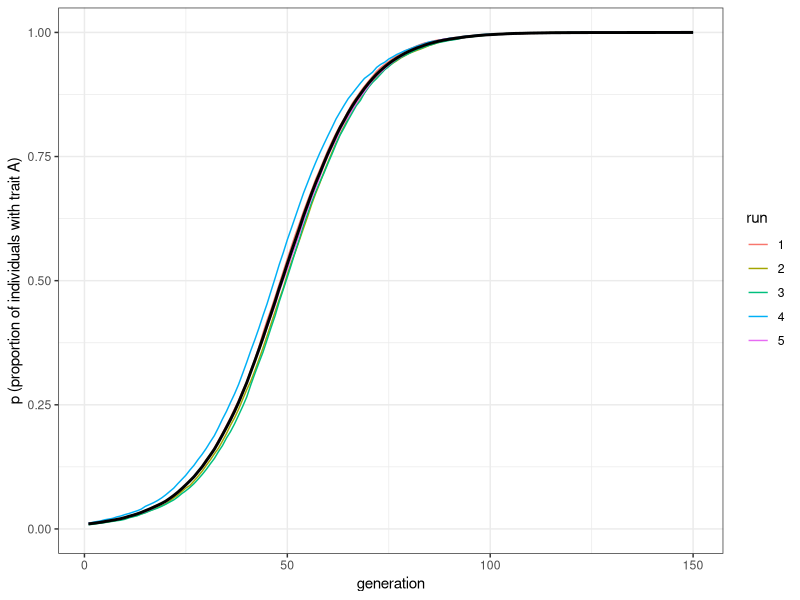
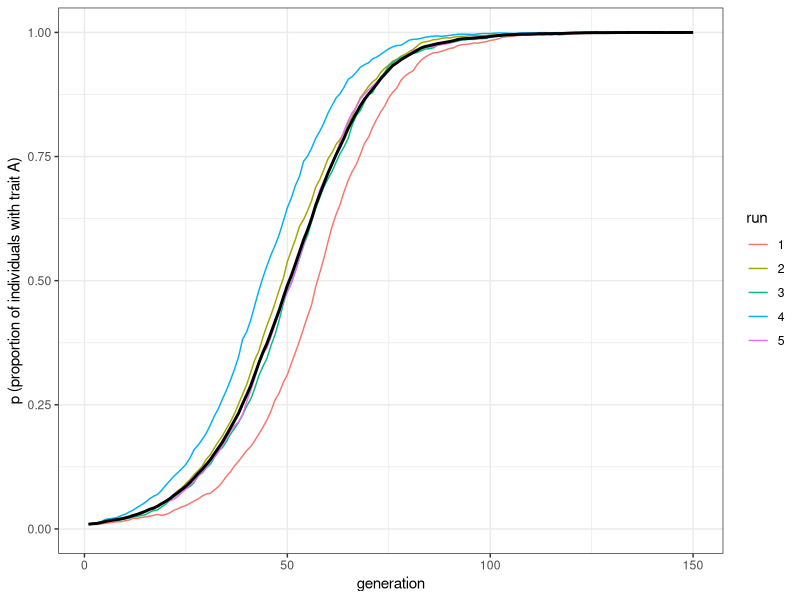
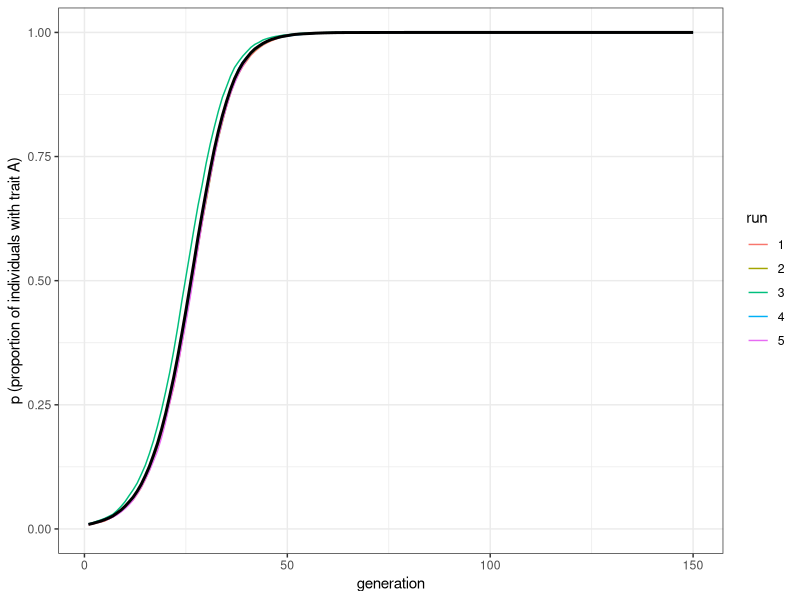
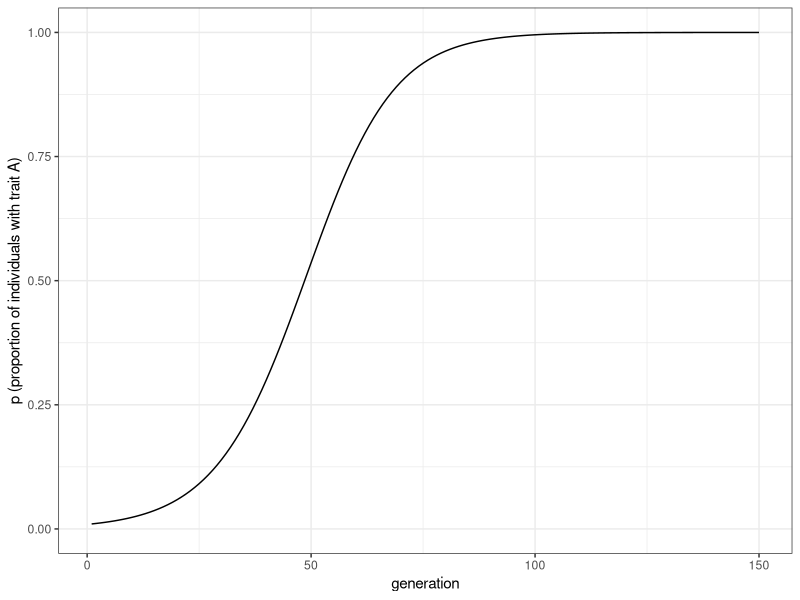

Source code (R) for these figures, in order:
## ---- chunk 1
library(tidyverse)
set.seed(111)

biased_transmission_direct <- function (N, s_a, s_b, p_0, t_max, r_max) {
  
  output <- tibble(generation = rep(1:t_max, r_max), p = rep(NA, t_max * r_max), run = as.factor(rep(1:r_max, each = t_max)))
  
  for (r in 1:r_max) {
  
    population <- tibble(trait = sample(c("A", "B"), N, replace = TRUE, prob = c(p_0, 1 - p_0))) # create first generation
    
    output[output$generation == 1 & output$run == r, ]$p <- sum(population$trait == "A") / N # add first generation's p for run r

    for (t in 2:t_max) {
    
      previous_population <- population # copy individuals to previous_population tibble
      
      demonstrator_trait <- tibble(trait = sample(previous_population$trait, N, replace = TRUE)) 
      # for each individual, pick a random individual from the previous generation to act as demonstrator and store their trait
      
      # biased probabilities to copy:
      copy_a <- sample(c(TRUE, FALSE), N, prob = c(s_a, 1 - s_a), replace = TRUE) 
      copy_b <- sample(c(TRUE, FALSE), N, prob = c(s_b, 1 - s_b), replace = TRUE) 
      
      if (nrow(population[copy_a & demonstrator_trait == "A", ]) > 0) {
        population[copy_a & demonstrator_trait == "A", ]$trait <- "A" 
      }  
      
      if (nrow(population[copy_b & demonstrator_trait == "B", ]) > 0) {
        population[copy_b & demonstrator_trait == "B", ]$trait <- "B" 
      }  
      output[output$generation == t & output$run == r, ]$p <- sum(population$trait == "A") / N # get p and put it into output slot for this generation t and run r
    }
  }
  output # export data from function
}
## ---- chunk 2
plot_multiple_runs <- function(data_model) {
  ggplot(data = data_model, aes(y = p, x = generation)) +
    geom_line(aes(colour = run)) +
    stat_summary(fun.y = mean, geom = "line", size = 1) +
    ylim(c(0, 1)) +
    theme_bw() +
    labs(y = "p (proportion of individuals with trait A)")
}
## ---- chunk 3
data_model <- biased_transmission_direct(N = 10000, s_a = 0.1, s_b = 0 , p_0 = 0.01, t_max = 150, r_max = 5)
plot_multiple_runs(data_model)
## ---- chunk 4
data_model <- biased_transmission_direct(N = 10000, s_a = 0.6, s_b = 0.5 , p_0 = 0.01, t_max = 150, r_max = 5)
plot_multiple_runs(data_model)
## ---- chunk 5
data_model <- biased_transmission_direct(N = 10000, s_a = 0.2, s_b = 0 , p_0 = 0.01, t_max = 150, r_max = 5)
plot_multiple_runs(data_model)
## ---- chunk 6
t_max <- 150
s <- 0.1

pop_analytical <- tibble(p = rep(NA, t_max), generation = 1:t_max)
pop_analytical$p[1] <- 0.01

for (i in 2:t_max) {
  pop_analytical$p[i] <- pop_analytical$p[i - 1] + pop_analytical$p[i - 1] * (1 - pop_analytical$p[i - 1]) * s
}

ggplot(data = pop_analytical, aes(y = p, x = generation)) +
  geom_line() +
  ylim(c(0, 1)) +
  theme_bw() +
  labs(y = "p (proportion of individuals with trait A)")
